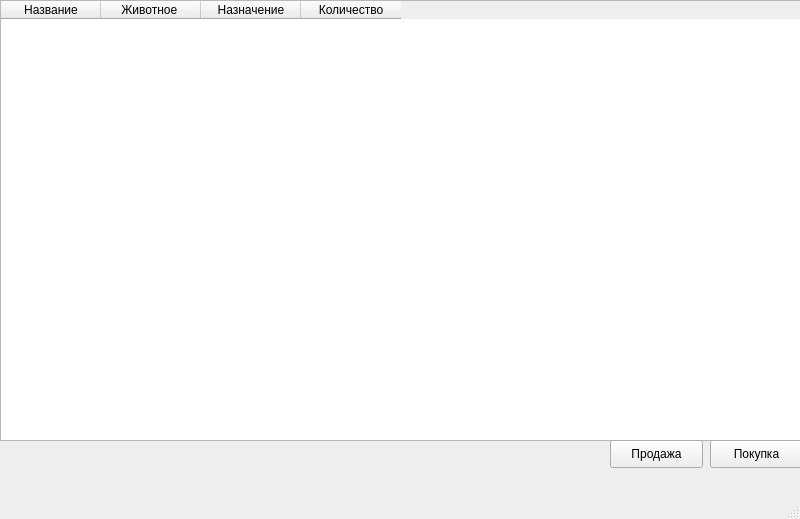
<?xml version="1.0" encoding="UTF-8"?>
<ui version="4.0">
 <class>MainWindow</class>
 <widget class="QMainWindow" name="MainWindow">
  <property name="geometry">
   <rect>
    <x>0</x>
    <y>0</y>
    <width>800</width>
    <height>519</height>
   </rect>
  </property>
  <property name="windowTitle">
   <string>MainWindow</string>
  </property>
  <widget class="QWidget" name="centralwidget">
   <widget class="QTableWidget" name="tableWidget">
    <property name="geometry">
     <rect>
      <x>0</x>
      <y>0</y>
      <width>801</width>
      <height>441</height>
     </rect>
    </property>
    <column>
     <property name="text">
      <string>Название</string>
     </property>
    </column>
    <column>
     <property name="text">
      <string>Животное </string>
     </property>
    </column>
    <column>
     <property name="text">
      <string>Назначение</string>
     </property>
    </column>
    <column>
     <property name="text">
      <string>Количество</string>
     </property>
    </column>
   </widget>
   <widget class="QPushButton" name="pushButton">
    <property name="geometry">
     <rect>
      <x>710</x>
      <y>440</y>
      <width>93</width>
      <height>28</height>
     </rect>
    </property>
    <property name="text">
     <string>Покупка</string>
    </property>
   </widget>
   <widget class="QPushButton" name="pushButton_2">
    <property name="geometry">
     <rect>
      <x>610</x>
      <y>440</y>
      <width>93</width>
      <height>28</height>
     </rect>
    </property>
    <property name="text">
     <string>Продажа</string>
    </property>
   </widget>
  </widget>
  <widget class="QMenuBar" name="menubar">
   <property name="geometry">
    <rect>
     <x>0</x>
     <y>0</y>
     <width>800</width>
     <height>26</height>
    </rect>
   </property>
  </widget>
  <widget class="QStatusBar" name="statusbar"/>
 </widget>
 <resources/>
 <connections/>
</ui>
